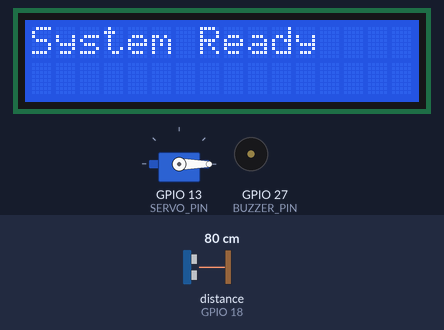
A sketch run on a simulated ESP32. On the bench: 16×2 character LCD, servo, buzzer (waves = sounding). Wiring (from diagram.json): ultrasonic range finder: trigger GPIO 5; echo GPIO 18. The inputs (shaded band) are chosen by the test bench; at power-on: distance to the obstacle (sensor on GPIO 18) 80 cm. The echo pulse lasts 58.3 µs per cm; WiFi joins after 1.5 s; servers stay silent unless stated; what the sketch prints to the serial monitor is not drawn.

Above: at 3.5 s.
At 6.0 s:
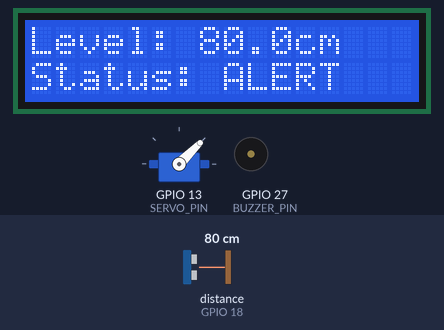
6.1 s: distance to the obstacle (sensor on GPIO 18) set to 44 cm
At 6.58 s:
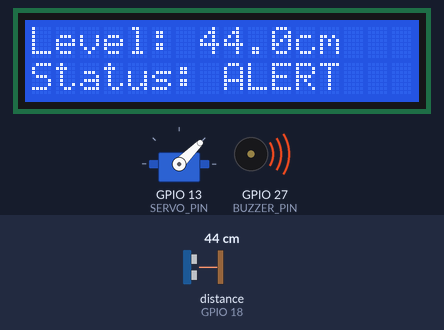
8.2 s: distance to the obstacle (sensor on GPIO 18) set to 37 cm
At 9.6 s:
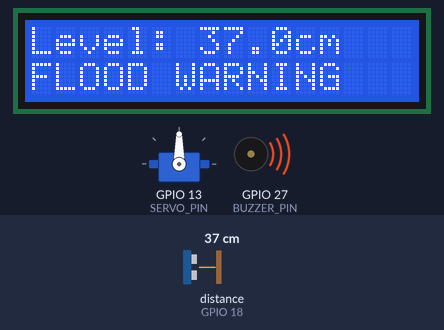
9.9 s: distance to the obstacle (sensor on GPIO 18) set to 120 cm
At 11.4 s:
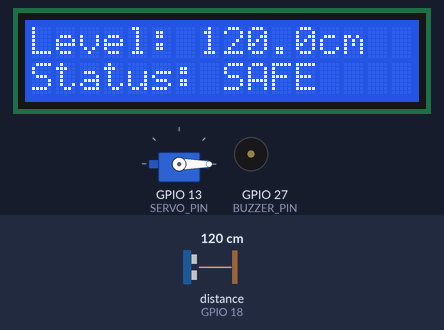
Timing chart, 0 to 12.9 s (numbered marks = the images above; inputs shaded):
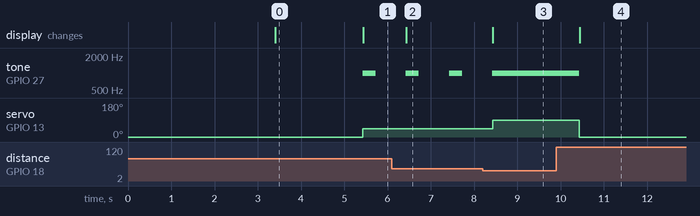

Measured:
- the behaviour switches between 41 and 40 cm on distance to the obstacle (sensor on GPIO 18) (found by bisection; images 2 and 3)
- after the input at 6.1 s, the display: changes after 0.34 s (image 2)
- after the input at 8.2 s, tone on GPIO 27 (BUZZER_PIN): goes on until 8.4 s, then stays 1000 Hz; servo on GPIO 13 (SERVO_PIN): 45° → 90° after 0.23 s; the display: changes after 0.24 s (image 3)
- after the input at 9.9 s, tone on GPIO 27 (BUZZER_PIN): 1000 Hz → silent after 0.53 s; servo on GPIO 13 (SERVO_PIN): 90° → 0° after 0.53 s; the display: changes after 0.54 s (image 4)
- by itself, tone on GPIO 27 (BUZZER_PIN): alternates 1000 Hz for 0.30 s and silent for 0.70 s
- what the display in image 0 shows lasts 2.0 s, from 3.4 s to 5.4 s

The sketch:

sketch.ino
```cpp
#define BLYNK_TEMPLATE_ID "TMPL3HhuHgd_2"

#define BLYNK_TEMPLATE_NAME "flood monitor"

#define BLYNK_AUTH_TOKEN "n_AwNwRJejmlOjXwgVcBI69ersH5IA_k"

#define BLYNK_PRINT Serial

#include <WiFi.h>

#include <BlynkSimpleEsp32.h>

#include <Wire.h>

#include <LiquidCrystal_I2C.h>

#include <ESP32Servo.h>

char ssid[] = "Wokwi-GUEST";

char pass[] = "";

#define TRIG_PIN 5

#define ECHO_PIN 18

#define BUZZER_PIN 27

#define SERVO_PIN 13

LiquidCrystal_I2C lcd(0x27, 16, 2);

Servo gateServo;

BlynkTimer timer;

float distanceCm;

String floodStatus = "SAFE";

float readUltrasonicDistance() {

  digitalWrite(TRIG_PIN, LOW);

  delayMicroseconds(2);

  digitalWrite(TRIG_PIN, HIGH);

  delayMicroseconds(10);

  digitalWrite(TRIG_PIN, LOW);

  long duration = pulseIn(ECHO_PIN, HIGH, 30000);

  if (duration == 0) return -1;

  return duration * 0.0343 / 2;

}

void buzzerOff() {

  noTone(BUZZER_PIN);

  digitalWrite(BUZZER_PIN, LOW);

}

void buzzerOn() {

  tone(BUZZER_PIN, 1000);

}

void sendToBlynk() {

  if (Blynk.connected()) {

    Blynk.virtualWrite(V0, distanceCm);

    Blynk.virtualWrite(V1, floodStatus);

    if (floodStatus == "SAFE") {

      Blynk.virtualWrite(V2, 0);

    } else {

      Blynk.virtualWrite(V2, 255);

    }

    Serial.print("Sent to Blynk -> Level: ");

    Serial.print(distanceCm, 1);

    Serial.print(" cm | Status: ");

    Serial.println(floodStatus);

  }

}

void updateSystem() {

  distanceCm = readUltrasonicDistance();

  lcd.clear();

  lcd.setCursor(0, 0);

  lcd.print("Level: ");

  if (distanceCm < 0) {

    lcd.print("Error");

  } else {

    lcd.print(distanceCm, 1);

    lcd.print("cm");

  }

  if (distanceCm < 0) {

    floodStatus = "SENSOR ERROR";

    lcd.setCursor(0, 1);

    lcd.print("Sensor Error");

    gateServo.write(0);

    buzzerOn();

    sendToBlynk();

    return;

  }

  if (distanceCm > 80) {

    floodStatus = "SAFE";

    gateServo.write(0);

    buzzerOff();

    lcd.setCursor(0, 1);

    lcd.print("Status: SAFE");

  }

  else if (distanceCm >= 40 && distanceCm <= 80) {

    floodStatus = "ALERT";

    gateServo.write(45);

    tone(BUZZER_PIN, 1000, 300);   // Short beep

    lcd.setCursor(0, 1);

    lcd.print("Status: ALERT");

  }

  else {  // Flood condition

    floodStatus = "FLOOD ALERT";

    gateServo.write(90);

    buzzerOn();

    lcd.setCursor(0, 1);

    lcd.print("FLOOD WARNING");

    // Push Notification

    Blynk.logEvent("FLOOD_ALERT", "🚨 Flood Risk! Level: " + String(distanceCm, 1) + " cm");

  }

  sendToBlynk();

}

void setup() {

  Serial.begin(115200);

  pinMode(TRIG_PIN, OUTPUT);

  pinMode(ECHO_PIN, INPUT);

  pinMode(BUZZER_PIN, OUTPUT);

  buzzerOff();

  lcd.init();

  lcd.backlight();

  gateServo.attach(SERVO_PIN);

  gateServo.write(0);

  lcd.setCursor(0, 0);

  lcd.print("Flood Monitor");

  lcd.setCursor(0, 1);

  lcd.print("Starting...");

  delay(1500);

  WiFi.begin(ssid, pass);

  Serial.print("Connecting WiFi");

  while (WiFi.status() != WL_CONNECTED) {

    delay(500);

    Serial.print(".");

  }

  Serial.println("\nWiFi Connected!");

  Blynk.config(BLYNK_AUTH_TOKEN);

  Blynk.connect(10000);

  if (Blynk.connected()) {

    Serial.println("Blynk Connected");

    lcd.clear();

    lcd.print("System Ready");

  } else {

    Serial.println("Blynk Failed");

  }

  delay(1000);

  timer.setInterval(1000L, updateSystem);

}

void loop() {

  Blynk.run();

  timer.run();

}
```
